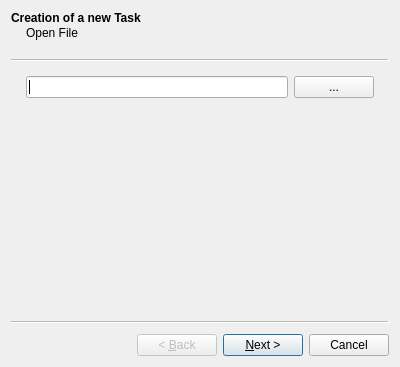
<?xml version="1.0" encoding="UTF-8"?>
<ui version="4.0">
 <class>OpenTaskWizard</class>
 <widget class="QWizard" name="OpenTaskWizard">
  <property name="geometry">
   <rect>
    <x>0</x>
    <y>0</y>
    <width>400</width>
    <height>367</height>
   </rect>
  </property>
  <property name="windowTitle">
   <string>Wizard</string>
  </property>
  <widget class="QWizardPage" name="wizardPage1">
   <property name="title">
    <string>Creation of a new Task</string>
   </property>
   <property name="subTitle">
    <string>Open File</string>
   </property>
   <layout class="QVBoxLayout" name="verticalLayout">
    <item>
     <layout class="QHBoxLayout" name="horizontalLayout">
      <item>
       <widget class="QLineEdit" name="FileNameLineEdit"/>
      </item>
      <item>
       <widget class="QPushButton" name="OpenFileButton">
        <property name="text">
         <string>...</string>
        </property>
       </widget>
      </item>
     </layout>
    </item>
   </layout>
  </widget>
  <widget class="QWizardPage" name="wizardPage2">
   <property name="title">
    <string>Creation of a new Task</string>
   </property>
   <property name="subTitle">
    <string>Which Tasks do you want to add?</string>
   </property>
   <layout class="QHBoxLayout" name="horizontalLayout_2">
    <item>
     <widget class="QListView" name="listView"/>
    </item>
   </layout>
  </widget>
 </widget>
 <resources/>
 <connections/>
</ui>
